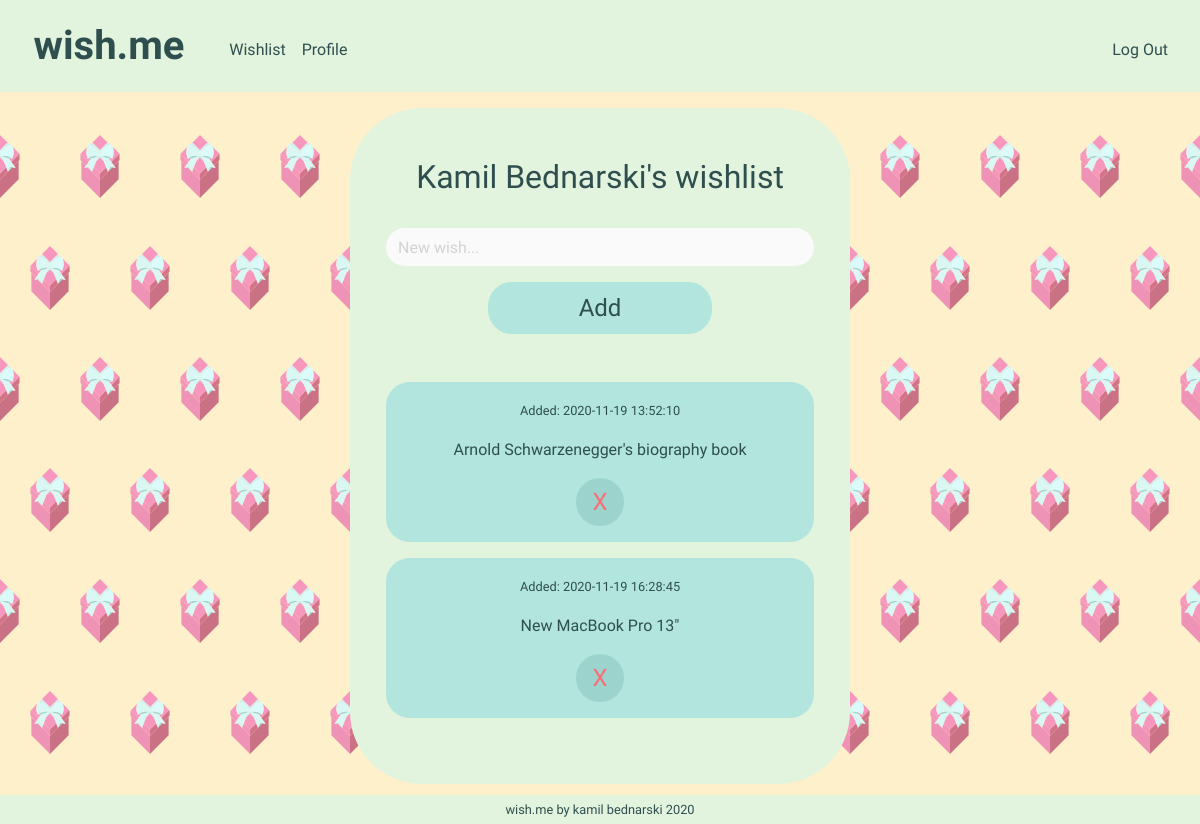
The app's page /wishlist (signed in), older data.
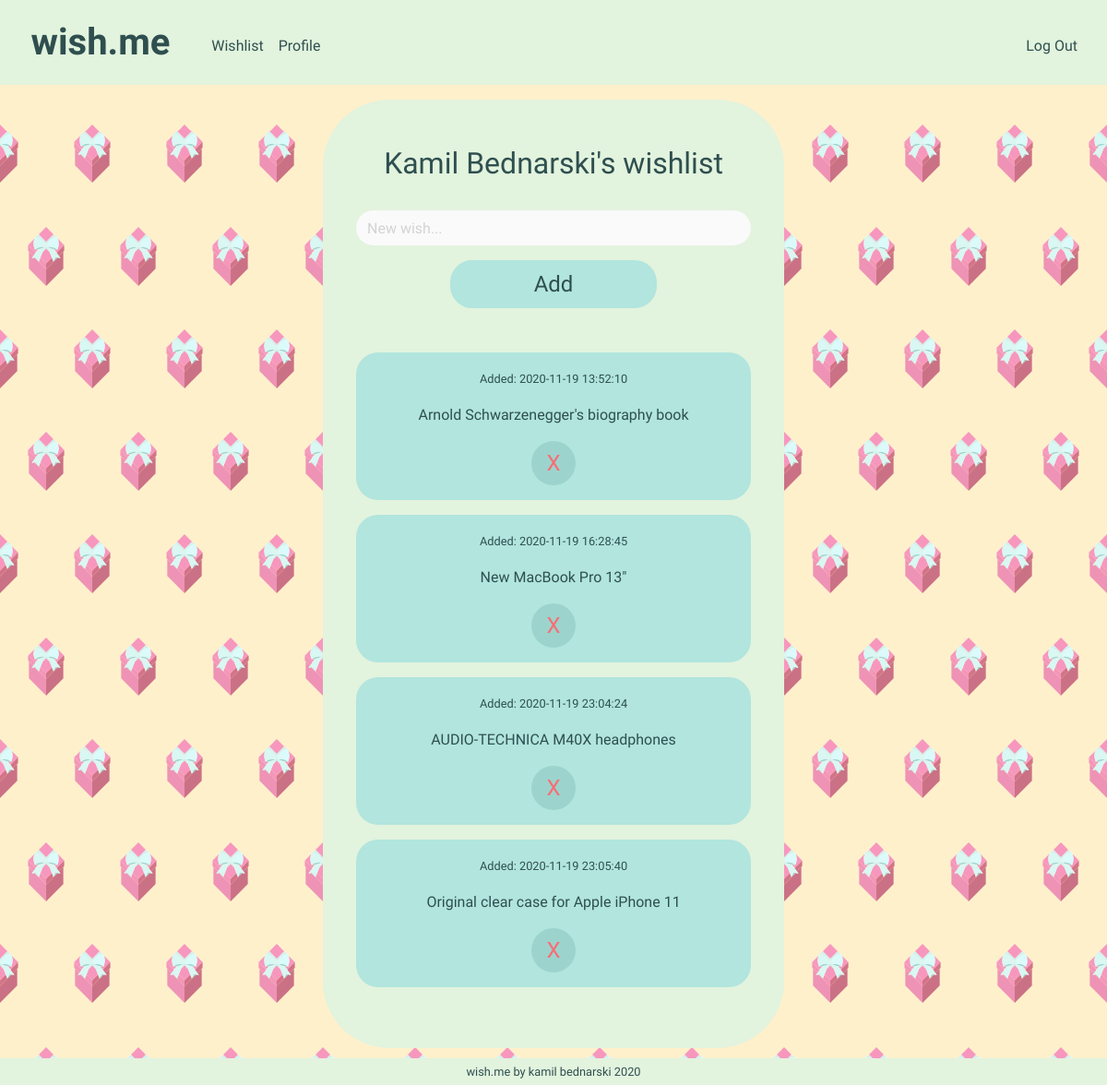
The same page, newer data.
### tables this page shows
CREATE TABLE wishes (id INTEGER NOT NULL, wish TEXT NOT NULL, date TIMESTAMP NOT NULL DEFAULT CURRENT_TIMESTAMP);

### app.py (the view)
@app.route("/wishlist", methods=["GET", "POST"])
@login_required
def wishlist():
    id=session["user_id"]
    user_data = db.execute("SELECT * FROM users WHERE id = :id", id=id)
    name = user_data[0]["name"]
    surname = user_data[0]["surname"]
    wishlist = db.execute("SELECT wish FROM wishes WHERE id = :id", id=id)
    dates = db.execute("SELECT date FROM wishes WHERE id = :id", id=id)
    if len(wishlist) == 0:
        flash("Ups... empty wishlist. Let's add a few things so you can avoid unwanted 'socks'! ;)")
        return render_template("wishlist.html")
    return render_template("wishlist.html", wishlist=wishlist, dates=dates, name=name, surname=surname)

### app.py (called while the page is built)
@app.after_request
def after_request(response):
    response.headers["Cache-Control"] = "no-cache, no-store, must-revalidate"
    response.headers["Expires"] = 0
    response.headers["Pragma"] = "no-cache"
    return response

### helpers.py (called while the page is built)
def login_required(f):
    @wraps(f)
    def decorated_function(*args, **kwargs):
        if session.get("user_id") is None:
            print("login_required() message: session['user_id'] is none")
            return redirect("/login")
        return f(*args, **kwargs)
    return decorated_function

### templates/wishlist.html (shortened to what this page needs)
{% extends "layout.html" %}
{% block main %}
    <div class="form-container">
        <div class="text-center pb-3">
            <label class="form-label-l"><h2>{{ name }} {{ surname }}'s wishlist</h2></label>
        </div>
        <form action="/wishlist/add" method="post" id="login_form">
            <div class="form-group">
                <input autocomplete="off" autofocus class="form-control form-input" name="new-wish" placeholder="New wish..." type="text" required>
            </div>
            <div class="text-center">
                <button class="form-button" type="submit">Add</button>
            </div>
        </form>
        <div class="text-center pt-5">
            {% for record in wishlist %}
            <div class="pb-3">
                <div class="wishlist-item-container">
                    <form action="/wishlist/delete" method="post">
                        <div class="form-group">
                            <p><small>Added: {{ dates[loop.index-1]['date'] }}</small></p>
                            <p>{{ wishlist[loop.index-1]['wish'] }}</p>
                        </div>
                        <div class="text-center">
                            <button class="form-button-delete" type="submit">X</button>
                        </div>
                    </form>
                </div>
            </div>
            {% endfor %}
        </div>
    </div>
{% endblock %}

Row changes from the older to the newer data that the page shows:
added wishes: date "2020-11-19 23:04:24", wish "AUDIO-TECHNICA M40X headphones"
added wishes: date "2020-11-19 23:05:40", wish "Original clear case for Apple iPhone 11"
